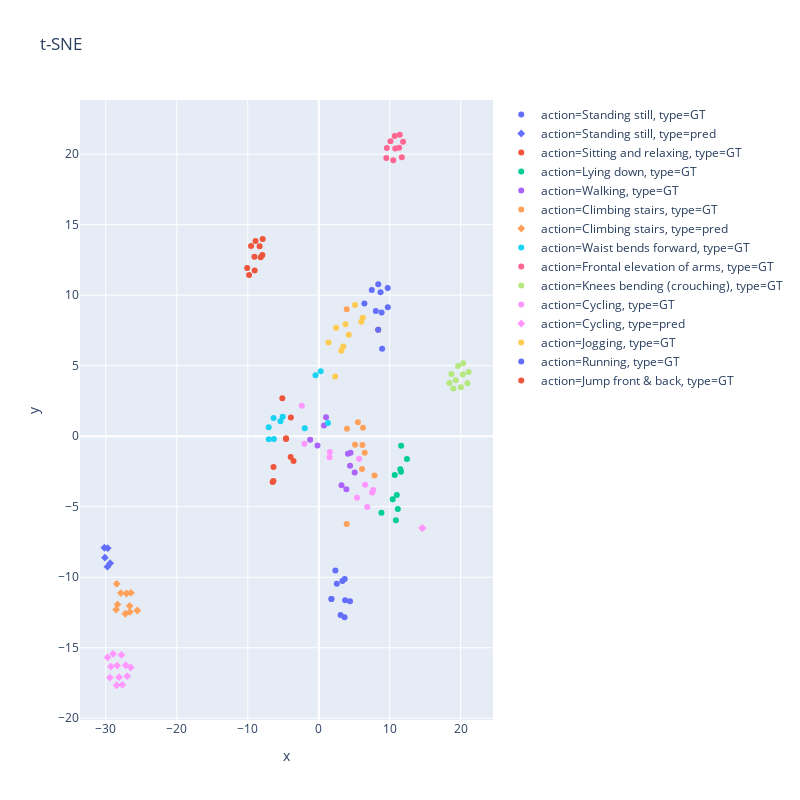

This figure's notebook cell:
### Code cell
over_plot_preds(val_actions, val_labels, unseen_pred_actions[:30, :], unseen_labels[:30], val_lm)

### Figure 1 — Plotly figure (JSON) as saved in the notebook; plotly's stock layout.template omitted (floating-point values rounded to 4 significant figures)
{"data": [{"hoverlabel": {"namelength": 0}, "hovertemplate": "action=Standing still<br>type=GT<br>x=%{x}<br>y=%{y}", "legendgroup": "action=Standing still, type=GT", "marker": {"color": "#636efa", "symbol": "circle"}, "mode": "markers", "name": "action=Standing still, type=GT", "showlegend": true, "type": "scatter", "x": [2.543, 2.342, 1.785, 1.785, 4.405, 3.714, 3.638, 3.327, 3.653, 3.075], "xaxis": "x", "y": [-10.46, -9.529, -11.54, -11.54, -11.7, -11.64, -12.84, -10.26, -10.12, -12.68], "yaxis": "y"}, {"hoverlabel": {"namelength": 0}, "hovertemplate": "action=Standing still<br>type=pred<br>x=%{x}<br>y=%{y}", "legendgroup": "action=Standing still, type=pred", "marker": {"color": "#636efa", "symbol": "diamond"}, "mode": "markers", "name": "action=Standing still, type=pred", "showlegend": true, "type": "scatter", "x": [-30.12, -29.76, -29.73, -29.38, -30.2], "xaxis": "x", "y": [-8.614, -9.249, -7.939, -9.004, -7.911], "yaxis": "y"}, {"hoverlabel": {"namelength": 0}, "hovertemplate": "action=Sitting and relaxing<br>type=GT<br>x=%{x}<br>y=%{y}", "legendgroup": "action=Sitting and relaxing, type=GT", "marker": {"color": "#EF553B", "symbol": "circle"}, "mode": "markers", "name": "action=Sitting and relaxing, type=GT", "showlegend": true, "type": "scatter", "x": [8.371, -3.932, -4.619, -4.61, -6.392, -5.136, -6.501, -3.958, -3.557, -6.371], "xaxis": "x", "y": [7.551, 1.332, -0.1522, -0.1895, -3.167, 2.69, -3.249, -1.475, -1.765, -2.18], "yaxis": "y"}, {"hoverlabel": {"namelength": 0}, "hovertemplate": "action=Lying down<br>type=GT<br>x=%{x}<br>y=%{y}", "legendgroup": "action=Lying down, type=GT", "marker": {"color": "#00cc96", "symbol": "circle"}, "mode": "markers", "name": "action=Lying down, type=GT", "showlegend": true, "type": "scatter", "x": [8.832, 10.99, 11.49, 11.58, 12.42, 11.61, 10.41, 10.7, 10.87, 11.13], "xaxis": "x", "y": [-5.419, -4.17, -2.335, -2.526, -1.621, -0.6732, -4.461, -2.742, -5.965, -5.167], "yaxis": "y"}, {"hoverlabel": {"namelength": 0}, "hovertemplate": "action=Walking<br>type=GT<br>x=%{x}<br>y=%{y}", "legendgroup": "action=Walking, type=GT", "marker": {"color": "#ab63fa", "symbol": "circle"}, "mode": "markers", "name": "action=Walking, type=GT", "showlegend": true, "type": "scatter", "x": [4.407, 5.063, 3.204, 4.116, 4.482, -1.212, -0.1786, 3.889, 0.7399, 1.027], "xaxis": "x", "y": [-2.094, -2.569, -3.477, -1.237, -1.172, -0.246, -0.6622, -3.758, 0.7528, 1.351], "yaxis": "y"}, {"hoverlabel": {"namelength": 0}, "hovertemplate": "action=Climbing stairs<br>type=GT<br>x=%{x}<br>y=%{y}", "legendgroup": "action=Climbing stairs, type=GT", "marker": {"color": "#FFA15A", "symbol": "circle"}, "mode": "markers", "name": "action=Climbing stairs, type=GT", "showlegend": true, "type": "scatter", "x": [3.935, 6.232, 6.093, 6.481, 6.149, 5.107, 3.97, 5.517, 7.847, 3.943], "xaxis": "x", "y": [9.01, 0.5996, -2.33, -1.174, -0.6288, -0.6085, 0.5292, 0.9909, -2.78, -6.219], "yaxis": "y"}, {"hoverlabel": {"namelength": 0}, "hovertemplate": "action=Climbing stairs<br>type=pred<br>x=%{x}<br>y=%{y}", "legendgroup": "action=Climbing stairs, type=pred", "marker": {"color": "#FFA15A", "symbol": "diamond"}, "mode": "markers", "name": "action=Climbing stairs, type=pred", "showlegend": true, "type": "scatter", "x": [-27.88, -28.55, -26.6, -26.47, -28.35, 14.59, -26.64, -28.46, -25.56, -27.25, -27.1], "xaxis": "x", "y": [-11.12, -12.3, -12.46, -11.1, -11.93, -6.511, -12.03, -10.47, -12.36, -12.59, -11.15], "yaxis": "y"}, {"hoverlabel": {"namelength": 0}, "hovertemplate": "action=Waist bends forward<br>type=GT<br>x=%{x}<br>y=%{y}", "legendgroup": "action=Waist bends forward, type=GT", "marker": {"color": "#19d3f3", "symbol": "circle"}, "mode": "markers", "name": "action=Waist bends forward, type=GT", "showlegend": true, "type": "scatter", "x": [-6.324, -1.971, -0.4538, 1.298, 0.2677, -5.396, -5.074, -7.053, -7.037, -6.364], "xaxis": "x", "y": [-0.2056, 0.5589, 4.32, 0.9354, 4.609, 1.069, 1.384, 0.6312, -0.2162, 1.293], "yaxis": "y"}, {"hoverlabel": {"namelength": 0}, "hovertemplate": "action=Frontal elevation of arms<br>type=GT<br>x=%{x}<br>y=%{y}", "legendgroup": "action=Frontal elevation of arms, type=GT", "marker": {"color": "#FF6692", "symbol": "circle"}, "mode": "markers", "name": "action=Frontal elevation of arms, type=GT", "showlegend": true, "type": "scatter", "x": [10.1, 11.88, 11.32, 11.41, 9.519, 9.592, 10.5, 11.7, 10.7, 10.77], "xaxis": "x", "y": [20.91, 20.87, 20.46, 21.38, 19.73, 20.44, 19.58, 19.77, 21.29, 20.41], "yaxis": "y"}, {"hoverlabel": {"namelength": 0}, "hovertemplate": "action=Knees bending (crouching)<br>type=GT<br>x=%{x}<br>y=%{y}", "legendgroup": "action=Knees bending (crouching), type=GT", "marker": {"color": "#B6E880", "symbol": "circle"}, "mode": "markers", "name": "action=Knees bending (crouching), type=GT", "showlegend": true, "type": "scatter", "x": [20.35, 18.4, 18.68, 18.96, 19.3, 19.64, 20.29, 20.02, 20.94, 21.11], "xaxis": "x", "y": [5.18, 3.767, 4.413, 3.385, 3.971, 4.987, 4.374, 3.472, 3.764, 4.559], "yaxis": "y"}, {"hoverlabel": {"namelength": 0}, "hovertemplate": "action=Cycling<br>type=GT<br>x=%{x}<br>y=%{y}", "legendgroup": "action=Cycling, type=GT", "marker": {"color": "#FF97FF", "symbol": "circle"}, "mode": "markers", "name": "action=Cycling, type=GT", "showlegend": true, "type": "scatter", "x": [5.378, 5.675, 1.563, 1.521, -2.016, -2.389, 6.831, 7.513, 7.671, 6.536], "xaxis": "x", "y": [-4.372, -1.603, -1.114, -1.498, -0.5258, 2.159, -5.016, -3.985, -3.823, -3.439], "yaxis": "y"}, {"hoverlabel": {"namelength": 0}, "hovertemplate": "action=Cycling<br>type=pred<br>x=%{x}<br>y=%{y}", "legendgroup": "action=Cycling, type=pred", "marker": {"color": "#FF97FF", "symbol": "diamond"}, "mode": "markers", "name": "action=Cycling, type=pred", "showlegend": true, "type": "scatter", "x": [-28.13, -26.48, 14.59, -29.42, -27.67, -27.8, -28.98, -29.28, -27.18, -26.98, -28.4, 14.59, -29.75, -28.48], "xaxis": "x", "y": [-17.09, -16.4, -6.511, -17.12, -17.63, -15.51, -15.43, -16.33, -16.24, -17.02, -16.26, -6.511, -15.69, -17.66], "yaxis": "y"}, {"hoverlabel": {"namelength": 0}, "hovertemplate": "action=Jogging<br>type=GT<br>x=%{x}<br>y=%{y}", "legendgroup": "action=Jogging, type=GT", "marker": {"color": "#FECB52", "symbol": "circle"}, "mode": "markers", "name": "action=Jogging, type=GT", "showlegend": true, "type": "scatter", "x": [6.207, 5.11, 1.368, 2.301, 3.457, 3.166, 4.229, 5.997, 3.765, 2.449], "xaxis": "x", "y": [8.398, 9.299, 6.637, 4.23, 6.365, 6.054, 7.198, 8.117, 7.933, 7.699], "yaxis": "y"}, {"hoverlabel": {"namelength": 0}, "hovertemplate": "action=Running<br>type=GT<br>x=%{x}<br>y=%{y}", "legendgroup": "action=Running, type=GT", "marker": {"color": "#636efa", "symbol": "circle"}, "mode": "markers", "name": "action=Running, type=GT", "showlegend": true, "type": "scatter", "x": [6.431, 8.926, 9.731, 9.711, 8.385, 8.856, 7.466, 8.038, 8.703, 8.37], "xaxis": "x", "y": [9.406, 6.198, 9.145, 10.51, 10.77, 8.78, 10.37, 8.871, 10.21, 7.551], "yaxis": "y"}, {"hoverlabel": {"namelength": 0}, "hovertemplate": "action=Jump front & back<br>type=GT<br>x=%{x}<br>y=%{y}", "legendgroup": "action=Jump front & back, type=GT", "marker": {"color": "#EF553B", "symbol": "circle"}, "mode": "markers", "name": "action=Jump front & back, type=GT", "showlegend": true, "type": "scatter", "x": [-9.029, -10.08, -9.817, -8.334, -8.18, -7.901, -7.946, -9.535, -9.065, -8.909], "xaxis": "x", "y": [11.75, 11.93, 11.44, 13.46, 12.68, 13.99, 12.84, 13.48, 12.73, 13.84], "yaxis": "y"}], "layout": {"height": 800, "legend": {"tracegroupgap": 0}, "title": {"text": "t-SNE"}, "width": 800, "xaxis": {"anchor": "y", "domain": [0, 1], "title": {"text": "x"}}, "yaxis": {"anchor": "x", "domain": [0, 1], "title": {"text": "y"}}}}
